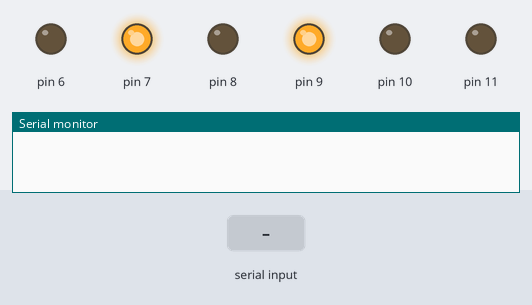
A sketch run on a simulated Arduino Uno, built with avr-gcc and run on an emulated ATmega328P. Parts: output pins drawn as LEDs (lit = HIGH), the last lines printed to the serial monitor. Inputs (shaded band) come from the test bench.

Above: at 1.2 s.
1.3 s: "90,45\n" received over Serial
At 2.9 s:
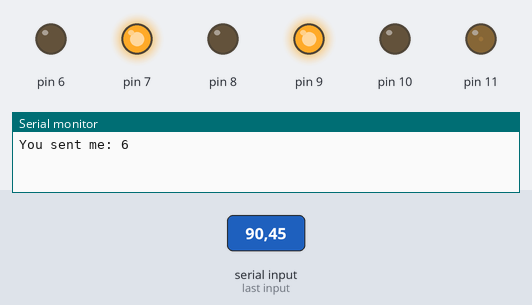
3.8 s: "5\n" received over Serial
At 5.9 s:
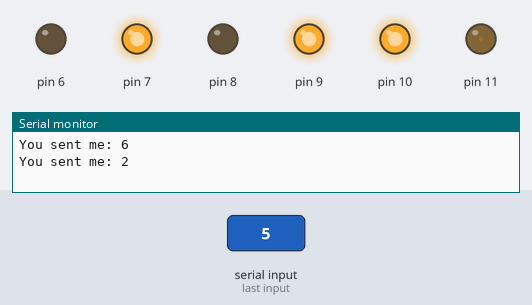
6.3 s: "90\n" received over Serial
At 7.8 s:
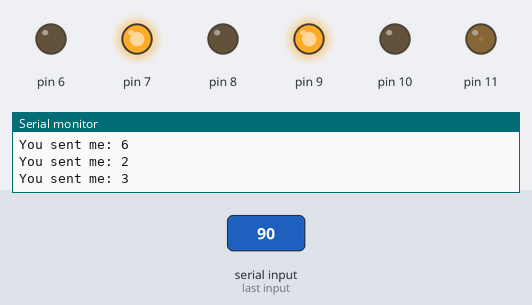
Timing chart, 0 to 9.3 s (numbered marks = the images above; inputs shaded):
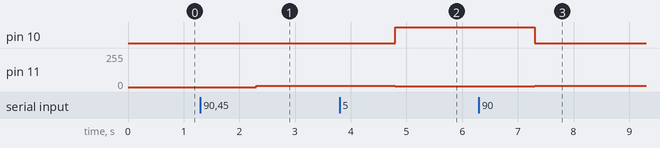

The sketch:

remote_test.ino
```cpp
const int buffer_size = 20;
char buf[buffer_size];


void setup() {
  Serial.begin(9600);

  pinMode(11, OUTPUT);
  pinMode(10, OUTPUT);
  pinMode(9, OUTPUT);
  pinMode(8, OUTPUT);
  pinMode(7, OUTPUT);
  pinMode(6, OUTPUT);

  digitalWrite(9, HIGH);
  digitalWrite(8, LOW);
  digitalWrite(7, HIGH);
  digitalWrite(8, LOW);

}
void loop() {
  if (Serial.available() > 0) {
    int angle = Serial.readBytes(buf, buffer_size);
    Serial.print("You sent me: ");
    Serial.println(angle);
    analogWrite(11,(int) buf[0] - '0');
    analogWrite(10,(int) buf[1] - '0');


    //    switch (angle) {
    //      case 1:
    //        analogWrite(11, angle[0]);
    //        analogWrite(10, angle[1]);
    //
    //        break;
    //      case 2:
    //
    //        analogWrite(11, angle[0]);
    //        analogWrite(10, angle[1]);
    //
    //        break;
    //      case 3:
    //
    //        analogWrite(11, angle[0]);
    //        analogWrite(10, angle[1]);
    //
    //        break;
    //      default:
    //        break;
    //    }
  }
}
```

Measured:
- after the input at 1.3 s, pin 11: 0/255 → 9/255 after 1.0 s
- after the input at 3.8 s, pin 10: LOW → HIGH after 1.0 s; pin 11: 9/255 → 5/255 after 1.0 s
- after the input at 6.3 s, pin 10: HIGH → LOW after 1.0 s; pin 11: 5/255 → 9/255 after 1.0 s
